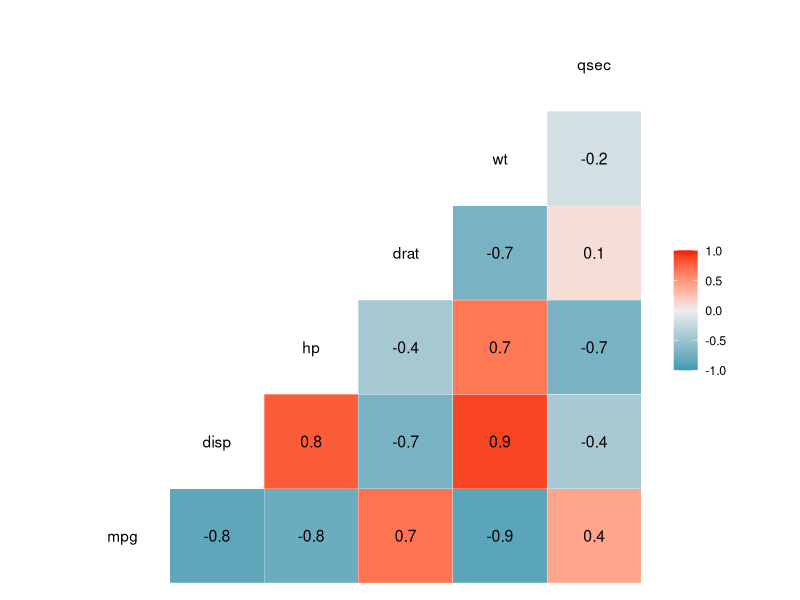
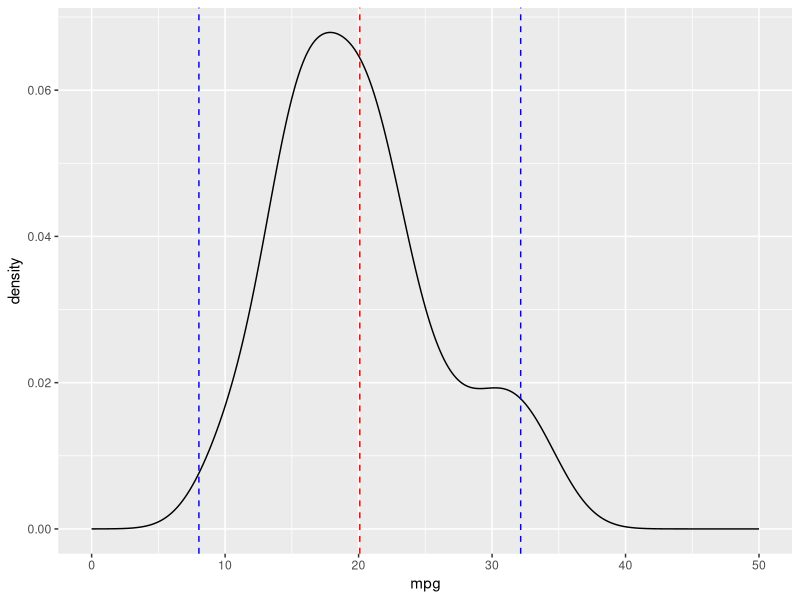
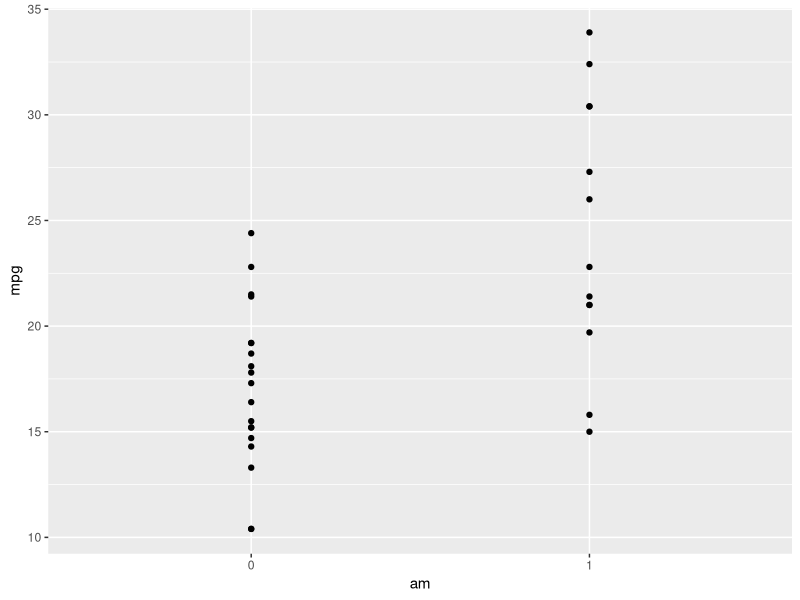

Source code (R) for these figures, in order: (Note: this script raises an error after producing the figures.)
## ---- chunk 1
knitr::opts_chunk$set(echo = FALSE)
# Load all necessary R packages into current session
library(ggplot2)
library(dplyr)
library(GGally)
library(car)
## ---- chunk 2
# Read data into R
data("mtcars")

# Take a look at the data
head(mtcars)
str(mtcars)
summary(mtcars)
#?mtcars
## ---- chunk 3
# Convert to factor variables
mtcars$vs <- as.factor(mtcars$vs)
mtcars$am <- as.factor(mtcars$am)

# Check that the changers took hold
str(mtcars)
## ---- chunk 4
# Get correlation matrix of the continuous variables
mtcars[, c(1, 3:7)] %>% 
        ggcorr(label = T)
## ---- chunk 5
# Check to see if mpg is normally distributed
ggplot(mtcars, aes(mpg)) +
        geom_density() +
        xlim(0, 50) + 
        geom_vline(xintercept = mean(mtcars$mpg),
                   color = "red",
                   linetype = "dashed") +
        geom_vline(xintercept = mean(mtcars$mpg) - 2 * sd(mtcars$mpg),
                   color = "blue",
                   linetype = "dashed") +
        geom_vline(xintercept = mean(mtcars$mpg) + 2 * sd(mtcars$mpg),
                   color = "blue",
                   linetype = "dashed") 
## ---- chunk 6
# Plot mpg vs am
ggplot(mtcars,
       aes(x = am,
           y = mpg)) +
        geom_point()

# Look at the mean mpg for cars with/without automatic 
mtcars %>% group_by(am) %>%
        summarize(mean = mean(mpg))
## ---- chunk 7
# Welch Two Sample T test
t.test(mpg ~ am, data= mtcars, 
       var.equal = FALSE, paired=FALSE, conf.level = .95)
